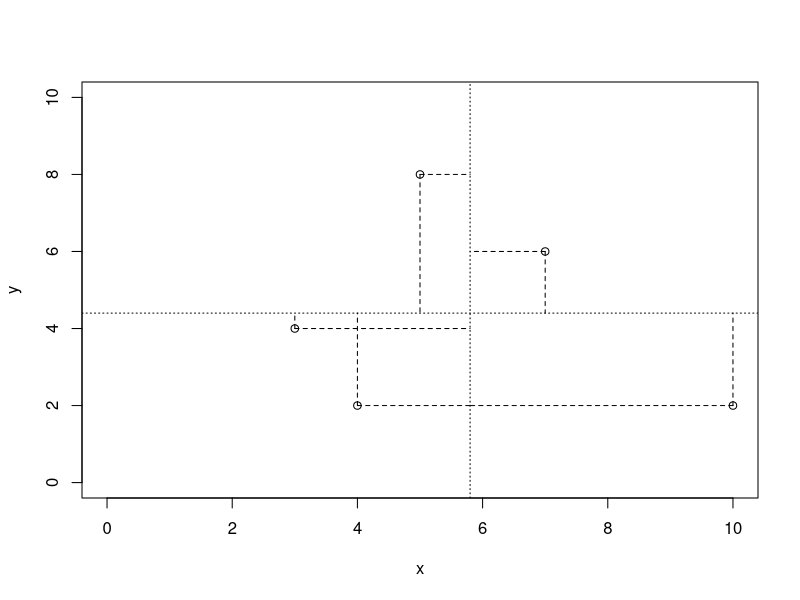

This figure's R source:
x <- sample(1:10, 5, replace=T)
y <- sample(1:10, 5, replace=T)

plot(x, y, xlim=c(0, 10), ylim=c(0, 10))
abline(h=mean(y), lty = 3)
abline(v=mean(x), lty = 3)

for(i in seq_along(x)) {
    segments(x[i], y[i], x[i], mean(y), lty = 2)
    segments(x[i], y[i], mean(x), y[i], lty = 2)
#     segments(x[i], y[i], mean(x), mean(y))
}

sd <- (x - mean(x)) * (x - mean(x))
print(sd)